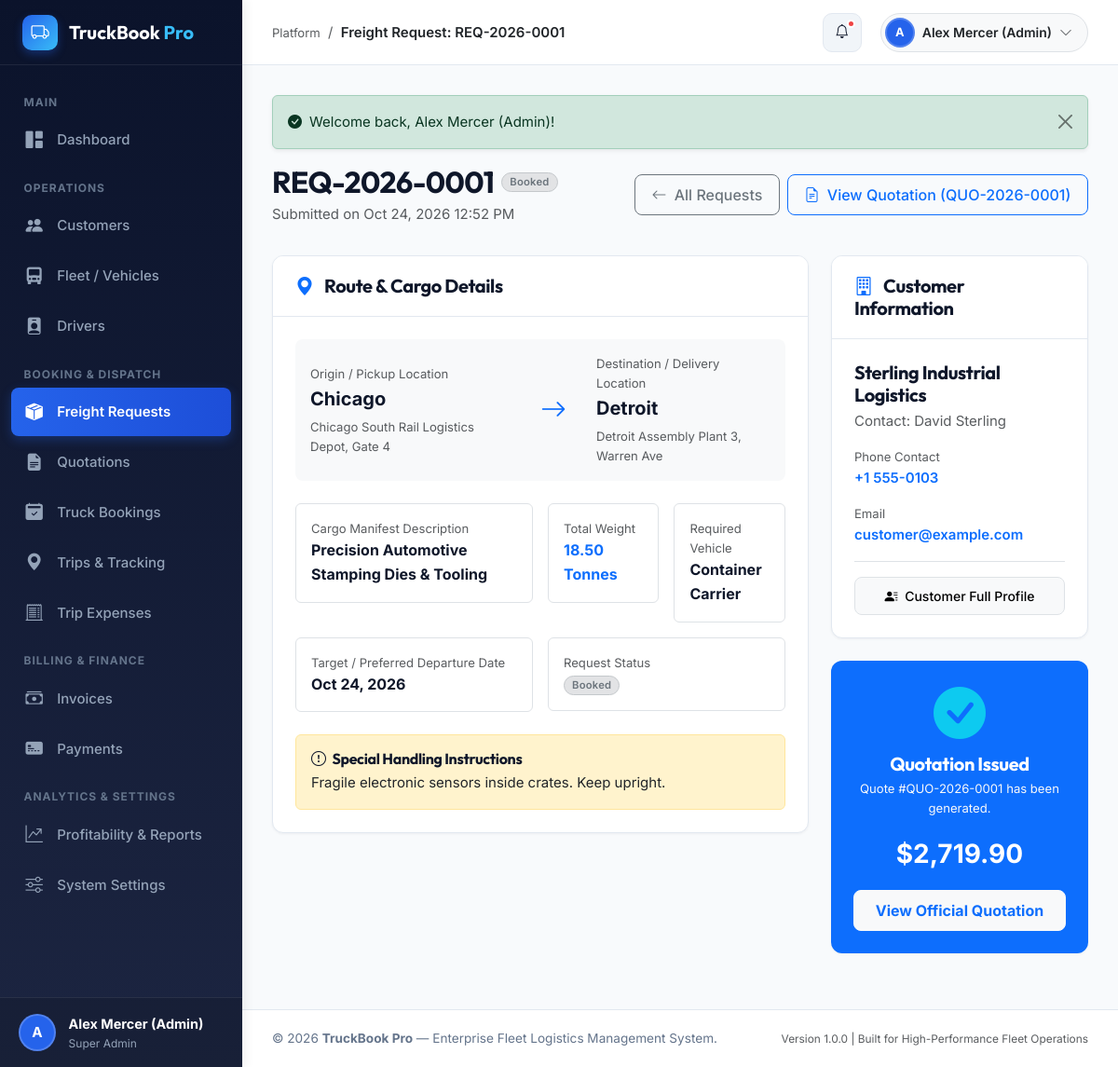
Page /modules/freight_requests/view.php?id=1 (signed in) on the committed database.
### tables this page shows
CREATE TABLE `users` (
  `id` INT UNSIGNED AUTO_INCREMENT PRIMARY KEY,
  `role_id` INT UNSIGNED NOT NULL,
  `name` VARCHAR(100) NOT NULL,
  `email` VARCHAR(120) NOT NULL UNIQUE,
  `password_hash` VARCHAR(255) NOT NULL,
  `phone` VARCHAR(25) NULL,
  `status` ENUM('active', 'inactive', 'suspended') NOT NULL DEFAULT 'active',
  `avatar` VARCHAR(255) NULL,
  `last_login` DATETIME NULL,
  `created_at` DATETIME NOT NULL DEFAULT CURRENT_TIMESTAMP,
  `updated_at` DATETIME NOT NULL DEFAULT CURRENT_TIMESTAMP ON UPDATE CURRENT_TIMESTAMP,
  INDEX `idx_users_role` (`role_id`),
  INDEX `idx_users_email` (`email`),
  INDEX `idx_users_status` (`status`),
  CONSTRAINT `fk_users_role` FOREIGN KEY (`role_id`) REFERENCES `roles` (`id`) ON DELETE RESTRICT
);

CREATE TABLE `roles` (
  `id` INT UNSIGNED AUTO_INCREMENT PRIMARY KEY,
  `name` VARCHAR(50) NOT NULL,
  `slug` VARCHAR(50) NOT NULL UNIQUE,
  `description` TEXT NULL,
  `created_at` DATETIME NOT NULL DEFAULT CURRENT_TIMESTAMP
);

CREATE TABLE `freight_requests` (
  `id` INT UNSIGNED AUTO_INCREMENT PRIMARY KEY,
  `request_reference` VARCHAR(30) NOT NULL UNIQUE,
  `customer_id` INT UNSIGNED NOT NULL,
  `pickup_address` TEXT NOT NULL,
  `delivery_address` TEXT NOT NULL,
  `pickup_city` VARCHAR(100) NOT NULL,
  `delivery_city` VARCHAR(100) NOT NULL,
  `cargo_description` VARCHAR(255) NOT NULL,
  `cargo_weight_tonnes` DECIMAL(8,2) NOT NULL,
  `preferred_date` DATE NOT NULL,
  `truck_type_required` ENUM('flatbed', 'container', 'refrigerated', 'tanker', 'trailer', 'box_truck') NOT NULL,
  `special_instructions` TEXT NULL,
  `status` ENUM('pending', 'quoted', 'booked', 'cancelled') NOT NULL DEFAULT 'pending',
  `created_at` DATETIME NOT NULL DEFAULT CURRENT_TIMESTAMP,
  `updated_at` DATETIME NOT NULL DEFAULT CURRENT_TIMESTAMP ON UPDATE CURRENT_TIMESTAMP,
  INDEX `idx_freight_req_customer` (`customer_id`),
  INDEX `idx_freight_req_status` (`status`),
  CONSTRAINT `fk_freight_req_customer` FOREIGN KEY (`customer_id`) REFERENCES `customers` (`id`) ON DELETE CASCADE
);

CREATE TABLE `quotations` (
  `id` INT UNSIGNED AUTO_INCREMENT PRIMARY KEY,
  `quotation_number` VARCHAR(30) NOT NULL UNIQUE,
  `freight_request_id` INT UNSIGNED NOT NULL,
  `customer_id` INT UNSIGNED NOT NULL,
  `estimated_distance_km` DECIMAL(8,2) NOT NULL,
  `base_rate` DECIMAL(10,2) NOT NULL,
  `fuel_surcharge` DECIMAL(10,2) NOT NULL DEFAULT 0.00,
  `toll_estimate` DECIMAL(10,2) NOT NULL DEFAULT 0.00,
  `driver_allowance` DECIMAL(10,2) NOT NULL DEFAULT 0.00,
  `subtotal` DECIMAL(10,2) NOT NULL,
  `tax_rate_percent` DECIMAL(5,2) NOT NULL DEFAULT 18.00,
  `tax_amount` DECIMAL(10,2) NOT NULL,
  `total_amount` DECIMAL(10,2) NOT NULL,
  `valid_until` DATE NOT NULL,
  `status` ENUM('draft', 'sent', 'accepted', 'rejected', 'expired') NOT NULL DEFAULT 'sent',
  `notes` TEXT NULL,
  `created_by` INT UNSIGNED NOT NULL,
  `created_at` DATETIME NOT NULL DEFAULT CURRENT_TIMESTAMP,
  `updated_at` DATETIME NOT NULL DEFAULT CURRENT_TIMESTAMP ON UPDATE CURRENT_TIMESTAMP,
  INDEX `idx_quotations_customer` (`customer_id`),
  INDEX `idx_quotations_status` (`status`),
  CONSTRAINT `fk_quotations_req` FOREIGN KEY (`freight_request_id`) REFERENCES `freight_requests` (`id`) ON DELETE CASCADE,
  CONSTRAINT `fk_quotations_cust` FOREIGN KEY (`customer_id`) REFERENCES `customers` (`id`) ON DELETE CASCADE,
  CONSTRAINT `fk_quotations_user` FOREIGN KEY (`created_by`) REFERENCES `users` (`id`) ON DELETE RESTRICT
);

CREATE TABLE `customers` (
  `id` INT UNSIGNED AUTO_INCREMENT PRIMARY KEY,
  `user_id` INT UNSIGNED NULL UNIQUE,
  `company_name` VARCHAR(150) NOT NULL,
  `contact_person` VARCHAR(100) NOT NULL,
  `email` VARCHAR(120) NOT NULL UNIQUE,
  `phone` VARCHAR(25) NOT NULL,
  `address` TEXT NOT NULL,
  `city` VARCHAR(100) NOT NULL,
  `state` VARCHAR(100) NOT NULL,
  `postal_code` VARCHAR(20) NOT NULL,
  `tax_gst_number` VARCHAR(50) NULL,
  `status` ENUM('active', 'inactive') NOT NULL DEFAULT 'active',
  `created_at` DATETIME NOT NULL DEFAULT CURRENT_TIMESTAMP,
  `updated_at` DATETIME NOT NULL DEFAULT CURRENT_TIMESTAMP ON UPDATE CURRENT_TIMESTAMP,
  INDEX `idx_customers_company` (`company_name`),
  INDEX `idx_customers_status` (`status`),
  CONSTRAINT `fk_customers_user` FOREIGN KEY (`user_id`) REFERENCES `users` (`id`) ON DELETE SET NULL
);

### modules/freight_requests/view.php (the view, shortened to what the rows shown need)
<?php
require_once __DIR__ . '/../../config/app.php';
require_once __DIR__ . '/../../includes/functions.php';
$pdo = getDbConnection();
$requestId = (int)($_GET['id'] ?? 0);
$sql = "
    SELECT fr.*, c.company_name, c.contact_person, c.phone AS customer_phone, c.email AS customer_email
    FROM freight_requests fr
    JOIN customers c ON fr.customer_id = c.id
    WHERE fr.id = ?
";
$stmt = $pdo->prepare($sql);
$stmt->execute([$requestId]);
$req = $stmt->fetch();
$qStmt = $pdo->prepare("SELECT id, quotation_number, total_amount, status FROM quotations WHERE freight_request_id = ? LIMIT 1");
$qStmt->execute([$requestId]);
$quote = $qStmt->fetch();
$truckTypes = [
    'flatbed' => 'Flatbed',
    'container' => 'Container Carrier',
    'refrigerated' => 'Refrigerated Reefer',
    'tanker' => 'Liquid Bulk Tanker',
    'trailer' => 'Heavy Equipment Trailer',
    'box_truck' => 'Box Truck'
];
require_once __DIR__ . '/../../includes/header.php';
?>
<div class="page-header">
    <div>
        <div class="d-flex align-items-center gap-2 mb-1">
            <h2 class="fw-bold mb-0"><?= e($req['request_reference']) ?></h2>
            <?= renderStatusBadge($req['status']) ?>
        </div>
        <p class="text-muted mb-0">Submitted on <?= formatDateTime($req['created_at']) ?></p>
    </div>
    <div class="d-flex gap-2">
        <a href="index.php" class="btn btn-outline-secondary">
            <i class="bi bi-arrow-left me-1"></i> All Requests
        </a>
        <?php if ($req['status'] === 'pending' && hasAnyRole(['super_admin', 'transport_manager'])): ?>
            <a href="<?= BASE_URL ?>/modules/quotations/create.php?request_id=<?= $req['id'] ?>" class="btn btn-primary">
                <i class="bi bi-calculator me-1"></i> Generate Quotation
            </a>
        <?php elseif ($quote): ?>
            <a href="<?= BASE_URL ?>/modules/quotations/view.php?id=<?= $quote['id'] ?>" class="btn btn-outline-primary">
                <i class="bi bi-file-earmark-text me-1"></i> View Quotation (<?= e($quote['quotation_number']) ?>)
            </a>
        <?php endif; ?>
    </div>
</div>
<div class="row g-4">
    <div class="col-lg-8">
        <div class="content-card mb-4">
            <div class="content-card-body">
                <div class="p-3 bg-light rounded-3 mb-4 d-flex flex-column flex-sm-row justify-content-between align-items-sm-center gap-3">
                    <div>
                        <span class="text-muted small d-block">Origin / Pickup Location</span>
                        <strong class="fs-5"><?= e($req['pickup_city']) ?></strong>
                        <div class="text-muted small mt-1"><?= nl2br(e($req['pickup_address'])) ?></div>
                    </div>
                    <div>
                        <span class="text-muted small d-block">Destination / Delivery Location</span>
                        <strong class="fs-5"><?= e($req['delivery_city']) ?></strong>
                        <div class="text-muted small mt-1"><?= nl2br(e($req['delivery_address'])) ?></div>
                    </div>
                </div>
                <div class="row g-3">
                    <div class="col-md-6">
                        <div class="border rounded p-3">
                            <span class="text-muted small d-block">Cargo Manifest Description</span>
                            <strong class="fs-6"><?= e($req['cargo_description']) ?></strong>
                        </div>
                    </div>
                    <div class="col-md-3">
                        <div class="border rounded p-3">
                            <span class="text-muted small d-block">Total Weight</span>
                            <strong class="fs-6 text-primary"><?= number_format((float)$req['cargo_weight_tonnes'], 2) ?> Tonnes</strong>
                        </div>
                    </div>
                    <div class="col-md-3">
                        <div class="border rounded p-3">
                            <span class="text-muted small d-block">Required Vehicle</span>
                            <strong class="fs-6"><?= $truckTypes[$req['truck_type_required']] ?? $req['truck_type_required'] ?></strong>
                        </div>
                    </div>
                    <div class="col-md-6">
                        <div class="border rounded p-3">
                            <span class="text-muted small d-block">Target / Preferred Departure Date</span>
                            <strong class="fs-6"><?= formatDate($req['preferred_date']) ?></strong>
                        </div>
                    </div>
                    <div class="col-md-6">
                        <div class="border rounded p-3">
                            <span class="text-muted small d-block">Request Status</span>
                            <?= renderStatusBadge($req['status']) ?>
                        </div>
                    </div>
                </div>
                <?php if ($req['special_instructions']): ?>
                    <div class="mt-4 p-3 rounded bg-warning-subtle text-dark border border-warning-subtle">
                        <h6 class="fw-bold mb-1"><i class="bi bi-exclamation-circle me-1"></i> Special Handling Instructions</h6>
                        <div><?= nl2br(e($req['special_instructions'])) ?></div>
                    </div>
                <?php endif; ?>
            </div>
        </div>
    </div>
    <div class="col-lg-4">
        <div class="content-card mb-4">
            <div class="content-card-body">
                <h5 class="fw-bold mb-1"><?= e($req['company_name']) ?></h5>
                <p class="text-muted mb-3">Contact: <?= e($req['contact_person']) ?></p>
                <div class="mb-3">
                    <span class="text-muted small d-block">Phone Contact</span>
                    <a href="tel:<?= e($req['customer_phone']) ?>" class="fw-semibold text-decoration-none">
                        <?= e($req['customer_phone']) ?>
                    </a>
                </div>
                <div class="mb-3">
                    <span class="text-muted small d-block">Email</span>
                    <a href="mailto:<?= e($req['customer_email']) ?>" class="fw-semibold text-decoration-none">
                        <?= e($req['customer_email']) ?>
                    </a>
                </div>
                <div class="pt-3 border-top">
                    <a href="<?= BASE_URL ?>/modules/customers/view.php?id=<?= $req['customer_id'] ?>" class="btn btn-sm btn-light border w-100">
                    </a>
                </div>
            </div>
        </div>
        <?php if ($quote): ?>
            <div class="content-card bg-primary text-white border-0">
                <div class="content-card-body p-4 text-center">
                    <i class="bi bi-check-circle-fill display-4 text-info mb-2 d-block"></i>
                    <h5 class="fw-bold text-white mb-1">Quotation Issued</h5>
                    <p class="text-light small mb-3">Quote #<?= e($quote['quotation_number']) ?> has been generated.</p>
                    <div class="fs-3 fw-bold text-white mb-3"><?= formatCurrency($quote['total_amount']) ?></div>
                    <a href="<?= BASE_URL ?>/modules/quotations/view.php?id=<?= $quote['id'] ?>" class="btn btn-light text-primary fw-bold w-100">
                        View Official Quotation
                    </a>
                </div>
            </div>
        <?php endif; ?>
    </div>
</div>
<?php require_once __DIR__ . '/../../includes/footer.php'; ?>

### includes/sidebar.php (shortened to what the rows shown need)
<?php
$user = currentUser();
?>
<aside id="app-sidebar">
    <div class="sidebar-user">
        <div class="user-avatar-circle">
            <?= strtoupper(substr($user['name'] ?? 'U', 0, 1)) ?>
        </div>
        <div class="user-info text-truncate">
            <div class="fw-bold text-white text-truncate" style="font-size: 0.9rem;">
                <?= e($user['name'] ?? 'Guest') ?>
            </div>
            <div class="text-light" style="font-size: 0.75rem; color: #94a3b8 !important;">
                <?= e($user['role_name'] ?? 'Role') ?>
            </div>
        </div>
    </div>
</aside>

### includes/topbar.php (shortened to what the rows shown need)
<?php
require_once __DIR__ . '/../config/database.php';
?>
<header id="app-topbar">
    <div class="topbar-actions">
        <div class="dropdown">
            <button class="btn btn-light border d-flex align-items-center gap-2 p-1 pe-3 rounded-pill" type="button" data-bs-toggle="dropdown" aria-expanded="false">
                <div class="user-avatar-circle" style="width: 32px; height: 32px; font-size: 0.8rem;">
                    <?= strtoupper(substr($user['name'] ?? 'U', 0, 1)) ?>
                </div>
                <span class="topbar-user-name fw-semibold small text-dark"><?= e($user['name'] ?? 'Account') ?></span>
                <i class="bi bi-chevron-down small text-muted"></i>
            </button>
        </div>
    </div>
</header>

### includes/functions.php (shortened to what the rows shown need)
<?php
require_once __DIR__ . '/../config/app.php';
require_once __DIR__ . '/validation.php';
function formatCurrency(float|int|string|null $amount): string {
    $symbol = getSetting('currency_symbol', '$');
    $val = (float)($amount ?? 0);
    return $symbol . number_format($val, 2);
}
function formatDate(?string $date, string $format = 'M d, Y'): string {
    $ts = strtotime($date);
    return $ts ? date($format, $ts) : '—';
}
function formatDateTime(?string $dateTime, string $format = 'M d, Y h:i A'): string {
    $ts = strtotime($dateTime);
    return $ts ? date($format, $ts) : '—';
}
function renderStatusBadge(string $status): string {
    $normalized = strtolower(trim($status));
    $badgeClass = match ($normalized) {
        'active', 'completed', 'delivered', 'accepted', 'approved', 'paid', 'available' => 'bg-success-subtle text-success border border-success-subtle',
        'in_progress', 'in_transit', 'dispatched', 'quoted', 'partially_paid', 'on_trip' => 'bg-primary-subtle text-primary border border-primary-subtle',
        'pending', 'pending_assignment', 'scheduled', 'draft', 'sent', 'arrived', 'unloading' => 'bg-warning-subtle text-warning-emphasis border border-warning-subtle',
        'inactive', 'cancelled', 'rejected', 'unpaid', 'overdue', 'maintenance', 'suspended', 'on_leave' => 'bg-danger-subtle text-danger border border-danger-subtle',
        default => 'bg-secondary-subtle text-secondary border border-secondary-subtle'
    };
    $display = ucwords(str_replace('_', ' ', $normalized));
    return "<span class='badge {$badgeClass} px-2 py-1 rounded-pill'>{$display}</span>";
}

### rows in the picture
users: name "A", name "Alex Mercer (Admin)", role.name "Super Admin"
freight_requests: request_reference "REQ-2026-0001", status "Booked Booked", created_at "Oct 24, 2026 12:52 PM", pickup_city "Chicago", pickup_address "Chicago South Rail Logistics Depot, Gate 4", delivery_city "Detroit", delivery_address "Detroit Assembly Plant 3, Warren Ave", cargo_description "Precision Automotive Stamping Dies & Tooling", cargo_weight_tonnes "18.50", truck_type_required "Container Carrier", preferred_date "Oct 24, 2026", special_instructions "Fragile electronic sensors inside crates. Keep upright.", customer.company_name "Sterling Industrial Logistics", customer.contact_person "David Sterling", customer.phone "+1 555-0103", customer.email "customer@example.com"
quotations: quotation_number "QUO-2026-0001"

### other values in the picture
$pageTitle "Freight Request: REQ-2026-0001"
$text "Welcome back, Alex Mercer (Admin)!"
formatCurrency($quote['total_amount']) "$2,719.90"
APP_NAME "TruckBook Pro"
APP_VERSION "1.0.0"
